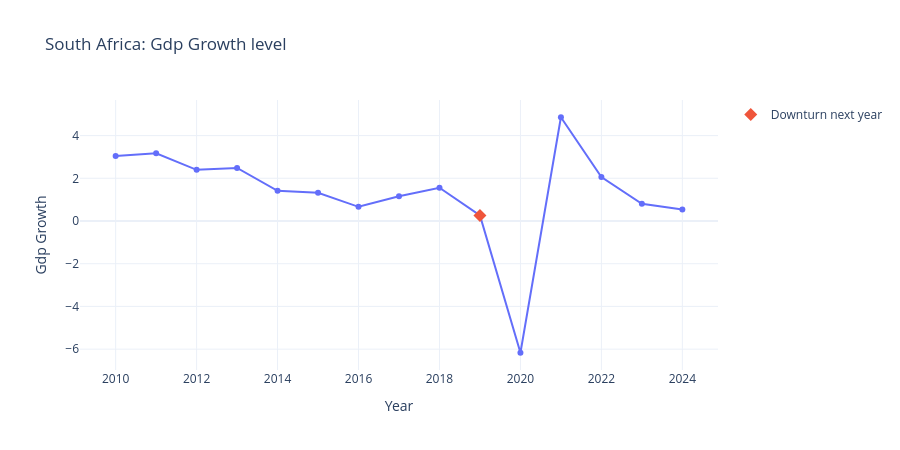
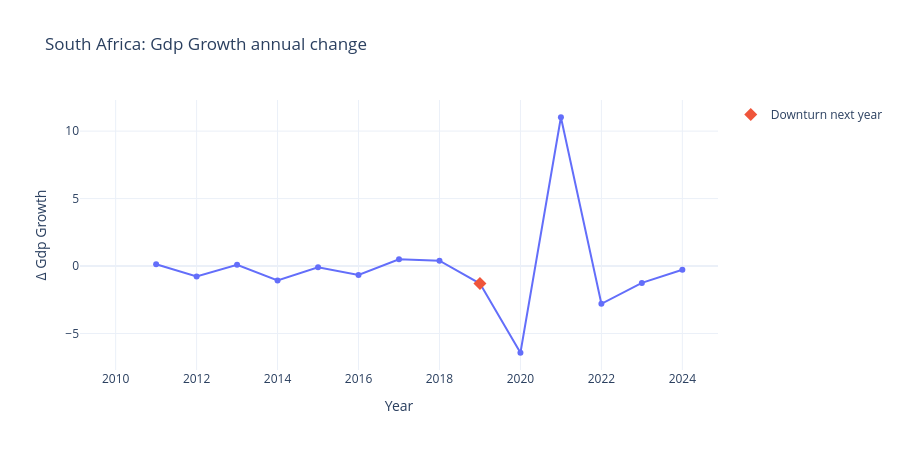
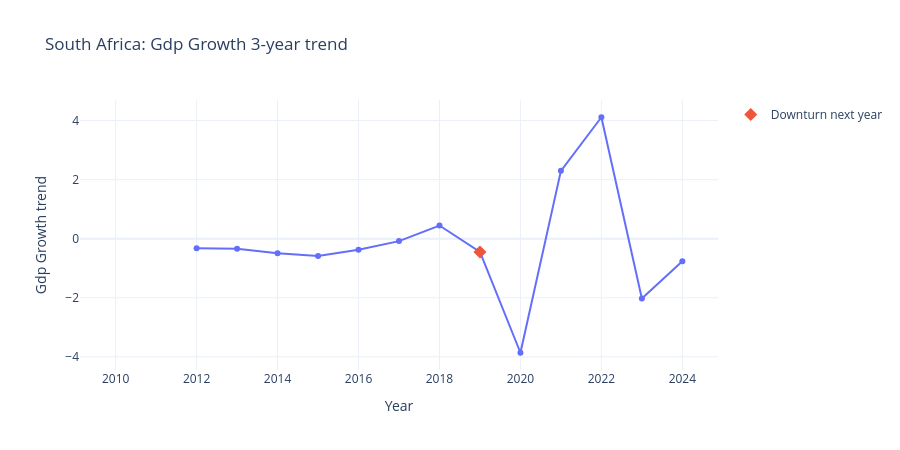

These figures' notebook cell, in order:
### Code cell
feature_to_plot = "gdp_growth"

fig_level, fig_delta, fig_trend = plot_feature_triptych(
    country_ts,
    feature_to_plot,
    selected_country,
)

fig_level.show()
fig_delta.show()
fig_trend.show()

### Figure 1 — Plotly figure (JSON) as saved in the notebook; plotly's stock layout.template omitted (floating-point values rounded to 4 significant figures)
{"data": [{"hovertemplate": "year=%{x}<br>gdp_growth=%{y}<extra></extra>", "legendgroup": "", "line": {"color": "#636efa", "dash": "solid"}, "marker": {"symbol": "circle"}, "mode": "lines+markers", "name": "", "orientation": "v", "showlegend": false, "type": "scatter", "x": [2010, 2011, 2012, 2013, 2014, 2015, 2016, 2017, 2018, 2019, 2020, 2021, 2022, 2023, 2024], "xaxis": "x", "y": [3.04, 3.169, 2.396, 2.485, 1.414, 1.322, 0.6646, 1.158, 1.557, 0.2599, -6.169, 4.859, 2.058, 0.8061, 0.5348], "yaxis": "y"}, {"marker": {"size": 10, "symbol": "diamond"}, "mode": "markers", "name": "Downturn next year", "type": "scatter", "x": [2019], "y": [0.2599]}], "layout": {"height": 450, "legend": {"tracegroupgap": 0}, "title": {"text": "South Africa: Gdp Growth level"}, "xaxis": {"anchor": "y", "domain": [0, 1], "title": {"text": "Year"}}, "yaxis": {"anchor": "x", "domain": [0, 1], "title": {"text": "Gdp Growth"}}}}

### Figure 2 — Plotly figure (JSON) as saved in the notebook; plotly's stock layout.template omitted (floating-point values rounded to 4 significant figures)
{"data": [{"hovertemplate": "year=%{x}<br>gdp_growth_change_1y=%{y}<extra></extra>", "legendgroup": "", "line": {"color": "#636efa", "dash": "solid"}, "marker": {"symbol": "circle"}, "mode": "lines+markers", "name": "", "orientation": "v", "showlegend": false, "type": "scatter", "x": [2010, 2011, 2012, 2013, 2014, 2015, 2016, 2017, 2018, 2019, 2020, 2021, 2022, 2023, 2024], "xaxis": "x", "y": [NaN, 0.1288, -0.7723, 0.08924, -1.072, -0.09196, -0.6573, 0.4934, 0.3988, -1.297, -6.429, 11.03, -2.801, -1.252, -0.2713], "yaxis": "y"}, {"marker": {"size": 10, "symbol": "diamond"}, "mode": "markers", "name": "Downturn next year", "type": "scatter", "x": [2019], "y": [-1.297]}], "layout": {"height": 450, "legend": {"tracegroupgap": 0}, "title": {"text": "South Africa: Gdp Growth annual change"}, "xaxis": {"anchor": "y", "domain": [0, 1], "title": {"text": "Year"}}, "yaxis": {"anchor": "x", "domain": [0, 1], "title": {"text": "Δ Gdp Growth"}}}}

### Figure 3 — Plotly figure (JSON) as saved in the notebook; plotly's stock layout.template omitted (floating-point values rounded to 4 significant figures)
{"data": [{"hovertemplate": "year=%{x}<br>gdp_growth_trend_3y=%{y}<extra></extra>", "legendgroup": "", "line": {"color": "#636efa", "dash": "solid"}, "marker": {"symbol": "circle"}, "mode": "lines+markers", "name": "", "orientation": "v", "showlegend": false, "type": "scatter", "x": [2010, 2011, 2012, 2013, 2014, 2015, 2016, 2017, 2018, 2019, 2020, 2021, 2022, 2023, 2024], "xaxis": "x", "y": [NaN, NaN, -0.3218, -0.3415, -0.4912, -0.5818, -0.3746, -0.08196, 0.4461, -0.449, -3.863, 2.299, 4.114, -2.026, -0.7616], "yaxis": "y"}, {"marker": {"size": 10, "symbol": "diamond"}, "mode": "markers", "name": "Downturn next year", "type": "scatter", "x": [2019], "y": [-0.449]}], "layout": {"height": 450, "legend": {"tracegroupgap": 0}, "title": {"text": "South Africa: Gdp Growth 3-year trend"}, "xaxis": {"anchor": "y", "domain": [0, 1], "title": {"text": "Year"}}, "yaxis": {"anchor": "x", "domain": [0, 1], "title": {"text": "Gdp Growth trend"}}}}
